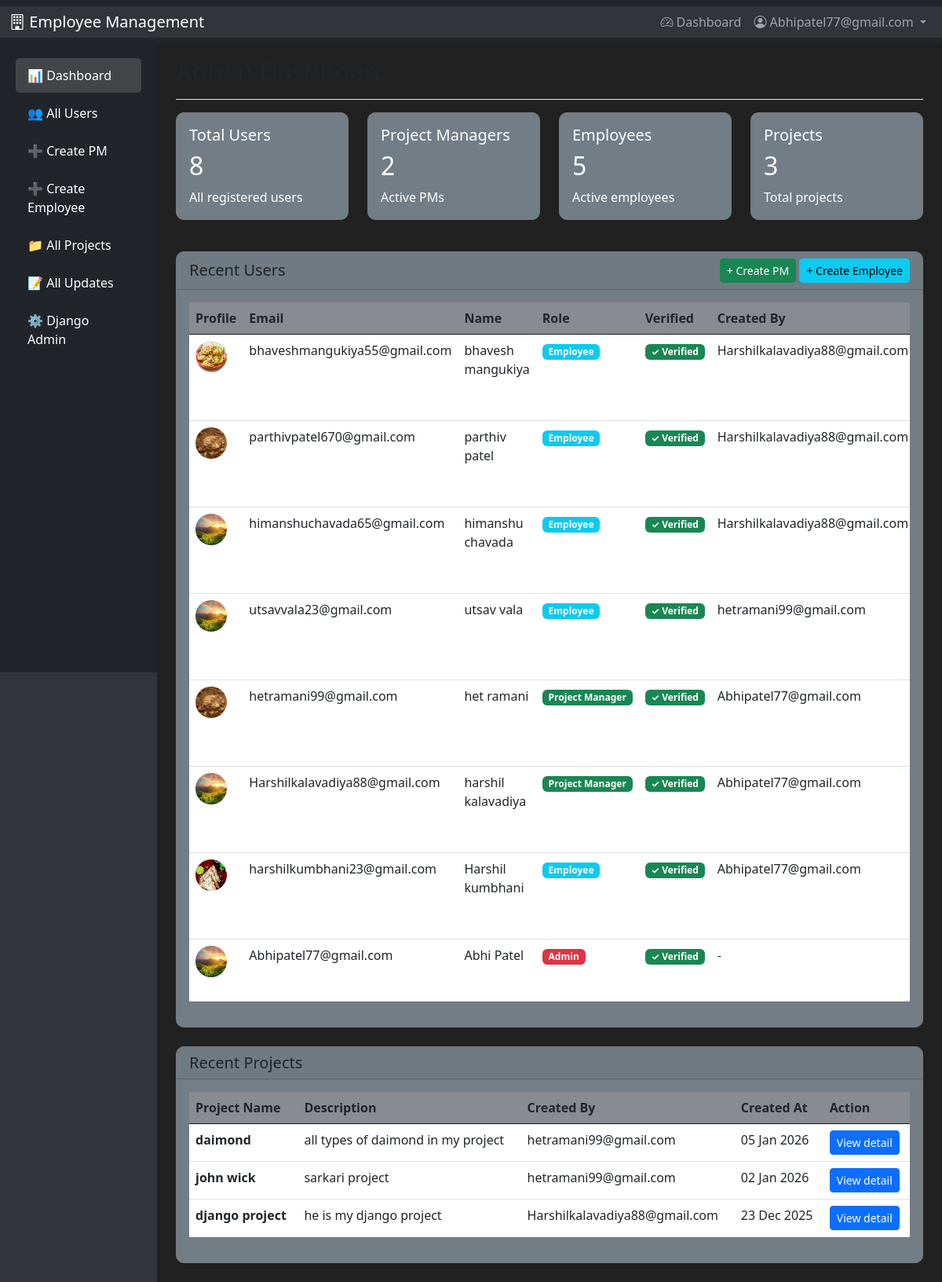
The page /dashboard/ (signed in) on the database its author committed.
### accounts/models.py (models this page shows, shortened)
class User(AbstractUser):
    ROLE_CHOICES = (
        ('EMPLOYEE', 'Employee'),
        ('PM', 'Project Manager'),
        ('ADMIN', 'Admin'),
    )
    username = None
    email = models.EmailField(unique=True)
    role = models.CharField(max_length=10, choices=ROLE_CHOICES, default='EMPLOYEE')
    profile_image = models.ImageField(upload_to='profiles/', null=True, blank=True)
    is_verified = models.BooleanField(default=False)
    verification_token = models.CharField(max_length=100, blank=True)
    created_by = models.ForeignKey(
        'self',
        on_delete=models.CASCADE,  # ← Ye change kiya
        null=True,
        blank=True,
        related_name='created_users'
    )
    USERNAME_FIELD = 'email'
    REQUIRED_FIELDS = []
    objects = UserManager()
    class Meta:
        db_table = 'users'
        verbose_name = 'User'
        verbose_name_plural = 'Users'

class Project(models.Model):
    name = models.CharField(max_length=200)
    description = models.TextField(blank=True)
    created_by = models.ForeignKey(
        User,
        on_delete=models.CASCADE,  # ← Already correct
        limit_choices_to={'role': 'PM'},
        related_name='projects'
    )
    created_at = models.DateTimeField(auto_now_add=True)
    updated_at = models.DateTimeField(auto_now=True)
    class Meta:
        db_table = 'projects'
        ordering = ['-created_at']
        verbose_name = 'Project'
        verbose_name_plural = 'Projects'

### accounts/views.py (the view)
# urls.py: path('dashboard/', views.dashboard, name='dashboard'),
@login_required
def dashboard(request):
    user = request.user
    if user.role == 'ADMIN':
        return admin_dashboard(request)
    elif user.role == 'PM':
        return pm_dashboard(request)
    elif user.role == 'EMPLOYEE':
        return employee_dashboard(request)
    messages.error(request, "Your role is not configured. Please contact admin.")
    return redirect('login')

### accounts/views.py (called while the page is built)
def admin_required(view_func):
    def wrapper(request, *args, **kwargs):
        if not request.user.is_authenticated or request.user.role != 'ADMIN':
            messages.error(request, 'Access denied. Admin only.')
            return redirect('dashboard')
        return view_func(request, *args, **kwargs)
    return wrapper

@login_required
@admin_required
def admin_dashboard(request):
    context = {
        'total_users': User.objects.count(),
        'total_pms': User.objects.filter(role='PM').count(),
        'total_employees': User.objects.filter(role='EMPLOYEE').count(),
        'total_projects': Project.objects.count(),
        'recent_users': User.objects.all().order_by('-date_joined')[:10],
        'recent_projects': Project.objects.all().order_by('-created_at')[:5],
        'recent_updates': DailyUpdate.objects.all().order_by('-created_at')[:10],
    }
    return render(request, 'admin_dashboard.html', context)

### accounts/templates/admin_dashboard.html (shortened to what this page needs)
{% extends 'base.html' %}
{% load static %}
{% block content %}
<div class="container-fluid">
    <div class="row">
        <nav class="col-md-2 d-md-block bg-dark sidebar vh-100 position-fixed" style="top: 56px;">
            <div class="position-sticky pt-3">
                <ul class="nav flex-column">
                    <li class="nav-item">
                        <a class="nav-link text-white active" href="{% url 'dashboard' %}">
                            📊 Dashboard
                        </a>
                    </li>
                    <li class="nav-item">
                        <a class="nav-link text-white" href="{% url 'admin_users_list' %}">
                            👥 All Users
                        </a>
                    </li>
                    <li class="nav-item">
                        <a class="nav-link text-white" href="{% url 'pm_create' %}">
                            ➕ Create PM
                        </a>
                    </li>
                    <li class="nav-item">
                        <a class="nav-link text-white" href="{% url 'admin_create_employee' %}">
                            ➕ Create Employee
                        </a>
                    </li>
                    <li class="nav-item">
                        <a class="nav-link text-white" href="{% url 'admin_projects_list' %}">
                            📁 All Projects
                        </a>
                    </li>
                    <li class="nav-item">
                        <a class="nav-link text-white" href="{% url 'admin_updates_list' %}">
                            📝 All Updates
                        </a>
                    </li>
                    <li class="nav-item">
                        <a class="nav-link text-white" href="/admin/" target="_blank">
                            ⚙️ Django Admin
                        </a>
                    </li>
                </ul>
            </div>
        </nav>
        <main class="col-md-10 ms-sm-auto px-md-4" style="margin-left: 16.66667%;">
            <div class="d-flex justify-content-between flex-wrap flex-md-nowrap align-items-center pt-3 pb-2 mb-3 border-bottom">
                <h1 class="h2">Admin Dashboard</h1>
            </div>
            <div class="row mb-4">
                <div class="col-md-3">
                    <div class="card text-white bg-primary mb-3">
                        <div class="card-body">
                            <h5 class="card-title">Total Users</h5>
                            <h2>{{ total_users }}</h2>
                            <p class="card-text">All registered users</p>
                        </div>
                    </div>
                </div>
                <div class="col-md-3">
                    <div class="card text-white bg-success mb-3">
                        <div class="card-body">
                            <h5 class="card-title">Project Managers</h5>
                            <h2>{{ total_pms }}</h2>
                            <p class="card-text">Active PMs</p>
                        </div>
                    </div>
                </div>
                <div class="col-md-3">
                    <div class="card text-white bg-info mb-3">
                        <div class="card-body">
                            <h5 class="card-title">Employees</h5>
                            <h2>{{ total_employees }}</h2>
                            <p class="card-text">Active employees</p>
                        </div>
                    </div>
                </div>
                <div class="col-md-3">
                    <div class="card text-white bg-warning mb-3">
                        <div class="card-body">
                            <h5 class="card-title">Projects</h5>
                            <h2>{{ total_projects }}</h2>
                            <p class="card-text">Total projects</p>
                        </div>
                    </div>
                </div>
            </div>
            <div class="card mb-4">
                <div class="card-header d-flex justify-content-between align-items-center">
                    <h5 class="mb-0">Recent Users</h5>
                    <div>
                        <a href="{% url 'pm_create' %}" class="btn btn-success btn-sm">+ Create PM</a>
                        <a href="{% url 'admin_create_employee' %}" class="btn btn-info btn-sm">+ Create Employee</a>
                    </div>
                </div>
                <div class="card-body">
                    <div class="table-responsive">
                        <table class="table table-hover">
                            <thead>
                                <tr>
                                    <th>Profile</th>
                                    <th>Email</th>
                                    <th>Name</th>
                                    <th>Role</th>
                                    <th>Verified</th>
                                    <th>Created By</th>
                                </tr>
                            </thead>
                            <tbody>
                                {% for user in recent_users %}
                                <tr>
                                    <td>
                                        {% if user.profile_image %}
                                            <img src="{{ user.profile_image.url }}" alt="Profile" class="rounded-circle" width="40" height="40">
                                        {% else %}
                                            <div class="bg-secondary rounded-circle d-inline-flex align-items-center justify-content-center text-white" style="width: 40px; height: 40px;">
                                                {{ user.email|first|upper }}
                                            </div>
                                        {% endif %}
                                    </td>
                                    <td>{{ user.email }}</td>
                                    <td>{{ user.get_full_name|default:"-" }}</td>
                                    <td>
                                        <span class="badge bg-{% if user.role == 'ADMIN' %}danger{% elif user.role == 'PM' %}success{% else %}info{% endif %}">
                                            {{ user.get_role_display }}
                                        </span>
                                    </td>
                                    <td>
                                        {% if user.is_verified %}
                                            <span class="badge bg-success">✓ Verified</span>
                                        {% else %}
                                            <span class="badge bg-warning">⏳ Pending</span>
                                        {% endif %}
                                    </td>
                                    <td>{{ user.created_by.email|default:"-" }}</td>
                                </tr>
                                {% empty %}
                                <tr>
                                    <td colspan="7" class="text-center">No users found</td>
                                </tr>
                                {% endfor %}
                            </tbody>
                        </table>
                    </div>
                </div>
            </div>
            <div class="card mb-4">
                <div class="card-header">
                    <h5 class="mb-0">Recent Projects</h5>
                </div>
                <div class="card-body">
                    <div class="table-responsive">
                        <table class="table table-hover">
                            <thead>
                                <tr>
                                    <th>Project Name</th>
                                    <th>Description</th>
                                    <th>Created By</th>
                                    <th>Created At</th>
                                    <th>Action</th>
                                </tr>
                            </thead>
                            <tbody>
                                {% for project in recent_projects %}
                                <tr>
                                    <td><strong>{{ project.name }}</strong></td>
                                    <td>{{ project.description|truncatewords:15 }}</td>
                                    <td>{{ project.created_by.email }}</td>
                                    <td>{{ project.created_at|date:"d M Y" }}</td>
                                    <td>
                                        <a href="{% url 'project_team_view' project.id %}"
                                        class="btn btn-sm btn-primary">
                                            View detail
                                        </a>
                                    </td>
                                </tr>
                                {% empty %}
                                <tr>
                                    <td colspan="4" class="text-center">No projects yet</td>
                                </tr>
                                {% endfor %}
                            </tbody>
                        </table>
                    </div>
                </div>
            </div>
        </main>
    </div>
</div>
{% endblock %}

### accounts/templates/base.html (shortened to what this page needs)
<!DOCTYPE html>
<html lang="en">
<head>
    <link href="https://cdn.jsdelivr.net/npm/bootstrap@5.3.0/dist/css/bootstrap.min.css" rel="stylesheet">
    <link rel="stylesheet" href="https://cdn.jsdelivr.net/npm/bootstrap-icons@1.11.0/font/bootstrap-icons.css">
</head>
<body>
    <nav class="navbar navbar-expand-lg navbar-dark bg-dark">
        <div class="container-fluid">
            <a class="navbar-brand" href="{% url 'dashboard' %}">
                <i class="bi bi-building"></i> Employee Management
            </a>
            {% if user.is_authenticated %}
                <div class="collapse navbar-collapse" id="navbarNav">
                    <ul class="navbar-nav ms-auto">
                        <li class="nav-item">
                            <a class="nav-link" href="{% url 'dashboard' %}">
                                <i class="bi bi-speedometer2"></i> Dashboard
                            </a>
                        </li>
                        <li class="nav-item dropdown">
                            <a class="nav-link dropdown-toggle" href="#" id="navbarDropdown" role="button" data-bs-toggle="dropdown">
                                <i class="bi bi-person-circle"></i> {{ user.email }}
                            </a>
                        </li>
                    </ul>
                </div>
            {% endif %}
        </div>
    </nav>
    <main>
        {% block content %}{% endblock %}
    </main>
</body>
</html>

### accounts/templates/base.html (style rules this page uses)
body { background: #f8f9fa; }
.navbar { box-shadow: 0 2px 4px rgba(0,0,0,0.1); }
.card { border-radius: 10px; border: none; }

### accounts/templates/admin_dashboard.html (style rules this page uses)
body { background-color: rgb(66, 63, 63) !important; }
main { background-color: rgb(33, 33, 34) !important; }
.card { background-color: rgb(115, 125, 134) !important; border: 1px solid rgb(119, 122, 126) !important; }
.table { background-color: transparent !important; }
.table thead th { background-color: rgb(136, 139, 143) !important; border-color: rgb(26, 26, 27) !important; }
.table tbody tr { background-color: rgb(158, 152, 152) !important; }
.sidebar { box-shadow: inset -1px 0 0 rgba(0, 0, 0, .1); }
.sidebar .nav-link { font-weight: 500; color: rgba(255, 255, 255, 0.8); padding: 10px 15px; margin: 2px 8px; border-radius: 5px; }
.sidebar .nav-link.active { color: #fff; background-color: rgba(255, 255, 255, .15); }
.container-fluid { background-color: rgb(49, 53, 58) !important; }

### rows shown on the page
User: email "Abhipatel77@gmail.com", profile_image (picture), get_full_name "Abhi Patel", role "Admin", is_verified "✓ Verified", created_by.email "-"
User: profile_image (picture), email "bhaveshmangukiya55@gmail.com", get_full_name "bhavesh mangukiya", role "Employee", is_verified "✓ Verified", created_by.email "Harshilkalavadiya88@gmail.com"
User: profile_image (picture), email "parthivpatel670@gmail.com", get_full_name "parthiv patel", role "Employee", is_verified "✓ Verified", created_by.email "Harshilkalavadiya88@gmail.com"
User: profile_image (picture), email "himanshuchavada65@gmail.com", get_full_name "himanshu chavada", role "Employee", is_verified "✓ Verified", created_by.email "Harshilkalavadiya88@gmail.com"
User: profile_image (picture), email "utsavvala23@gmail.com", get_full_name "utsav vala", role "Employee", is_verified "✓ Verified", created_by.email "hetramani99@gmail.com"
User: profile_image (picture), email "hetramani99@gmail.com", get_full_name "het ramani", role "Project Manager", is_verified "✓ Verified", created_by.email "Abhipatel77@gmail.com"
User: profile_image (picture), email "Harshilkalavadiya88@gmail.com", get_full_name "harshil kalavadiya", role "Project Manager", is_verified "✓ Verified", created_by.email "Abhipatel77@gmail.com"
User: profile_image (picture), email "harshilkumbhani23@gmail.com", get_full_name "Harshil kumbhani", role "Employee", is_verified "✓ Verified", created_by.email "Abhipatel77@gmail.com"
Project: name "daimond", description "all types of daimond in my project", created_by.email "hetramani99@gmail.com", created_at "05 Jan 2026"
Project: name "john wick", description "sarkari project", created_by.email "hetramani99@gmail.com", created_at "02 Jan 2026"
Project: name "django project", description "he is my django project", created_by.email "Harshilkalavadiya88@gmail.com", created_at "23 Dec 2025"

### other values the page prints
{{ total_users }} "8"
{{ total_pms }} "2"
{{ total_employees }} "5"
{{ total_projects }} "3"
